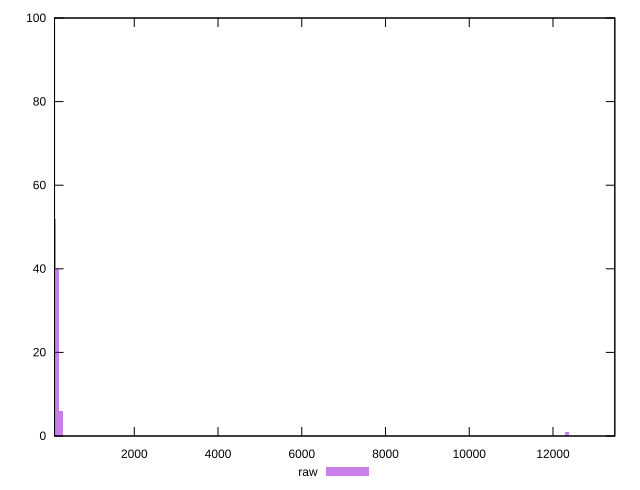

The gnuplot source for this figure:
reset

$raw <<EOF
251.6641964559937 6
83.88806548533124 52
167.77613097066248 40
13505.97854313833 1
12331.545626343692 1
EOF

set key outside below
set boxwidth 83.88806548533124
set xrange [95.25:13476.758000000002]
set yrange [0:100]
set trange [0:100]
set style fill transparent solid 0.5 noborder
set terminal svg size 640, 490 enhanced background rgb 'white'
set output "reprap/server-response-time/samples/pages+cached/raw/histogram.svg"

plot $raw title "raw" with boxes

reset
